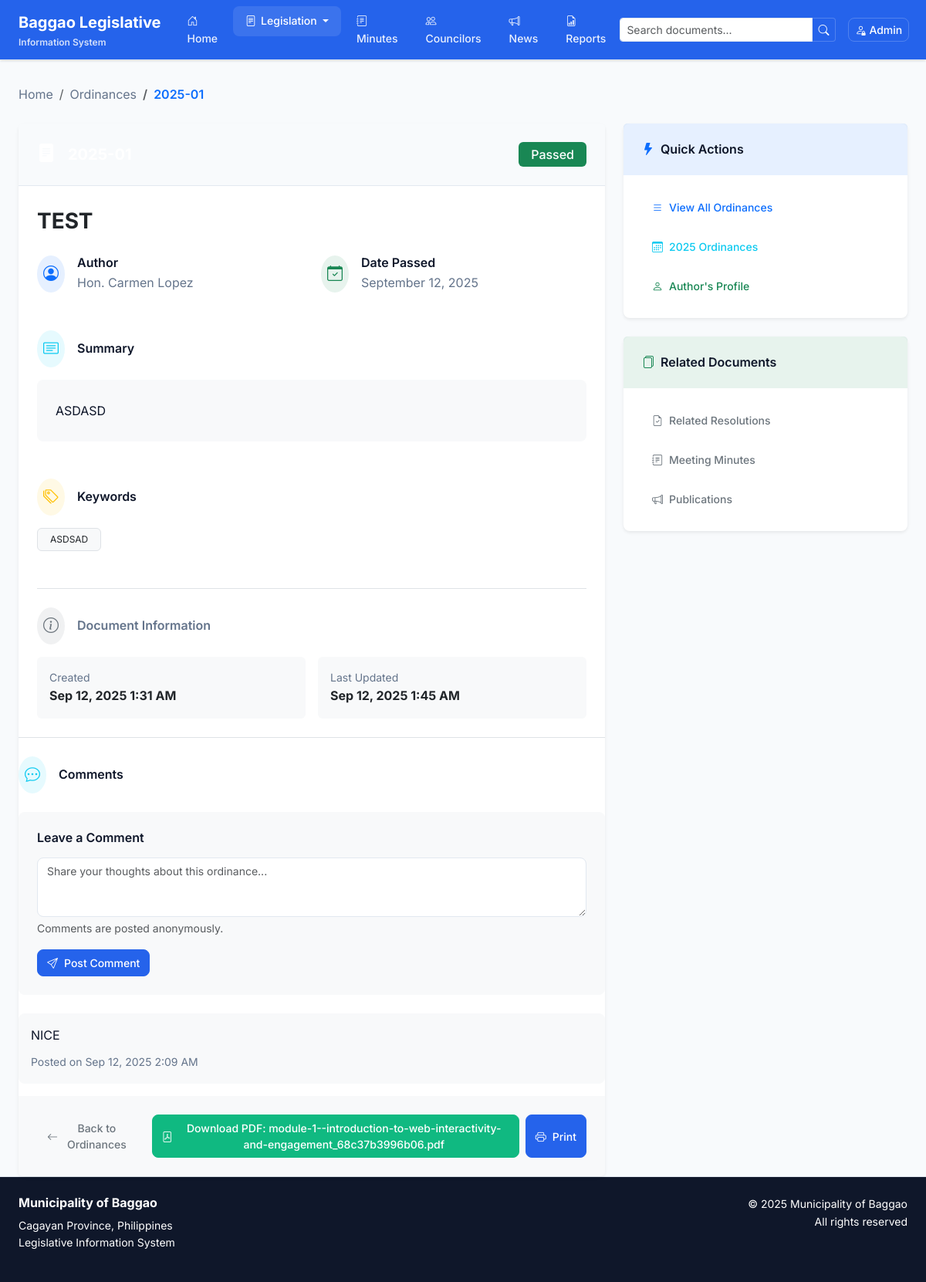
The app's page /ordinances/view/4 with its own data.
### tables this page shows
CREATE TABLE `ordinances` (
  `id` int(11) NOT NULL,
  `ordinance_number` varchar(50) NOT NULL,
  `title` text NOT NULL,
  `author_id` int(11) NOT NULL,
  `date_passed` date NOT NULL,
  `status` enum('passed','pending','rejected') DEFAULT 'pending',
  `file_path` varchar(255) DEFAULT NULL,
  `summary` text DEFAULT NULL,
  `keywords` varchar(255) DEFAULT NULL,
  `created_at` timestamp NOT NULL DEFAULT current_timestamp(),
  `updated_at` timestamp NOT NULL DEFAULT current_timestamp() ON UPDATE current_timestamp()
);

CREATE TABLE `councilors` (
  `id` int(11) NOT NULL,
  `name` varchar(100) NOT NULL,
  `photo` varchar(255) DEFAULT NULL,
  `position` varchar(50) NOT NULL,
  `term_start` year(4) NOT NULL,
  `term_end` year(4) NOT NULL,
  `committees` text DEFAULT NULL,
  `contact_info` text DEFAULT NULL,
  `status` enum('active','inactive') DEFAULT 'active',
  `created_at` timestamp NOT NULL DEFAULT current_timestamp(),
  `updated_at` timestamp NOT NULL DEFAULT current_timestamp() ON UPDATE current_timestamp()
);

CREATE TABLE `ordinance_comments` (
  `id` int(11) NOT NULL,
  `ordinance_id` int(11) NOT NULL,
  `comment_text` text NOT NULL,
  `status` enum('pending','approved','rejected') NOT NULL DEFAULT 'pending',
  `created_at` timestamp NOT NULL DEFAULT current_timestamp()
);

### views/ordinances/view.php (the view, shortened to what the rows shown need)
<div class="mb-4">
    <nav aria-label="breadcrumb">
        <ol class="breadcrumb mb-0">
            <li class="breadcrumb-item"><a href="<?= BASE_URL ?>" class="text-muted text-decoration-none">Home</a></li>
            <li class="breadcrumb-item"><a href="<?= BASE_URL ?>ordinances" class="text-muted text-decoration-none">Ordinances</a></li>
            <li class="breadcrumb-item active text-primary fw-semibold"><?= htmlspecialchars($ordinance['ordinance_number']) ?></li>
        </ol>
    </nav>
</div>
<div class="row g-4">
    <div class="col-lg-8">
        <div class="card border-0 shadow-sm">
            <div class="card-header bg-gradient-to-r from-primary to-secondary text-white d-flex justify-content-between align-items-center p-4">
                <h5 class="mb-0 fw-bold d-flex align-items-center">
                    <i class="bi bi-file-text-fill me-3 fs-4"></i>
                </h5>
                <span class="badge bg-<?= $ordinance['status'] === 'passed' ? 'success' : ($ordinance['status'] === 'pending' ? 'warning text-dark' : 'danger') ?> px-3 py-2 fs-6">
                    <?= ucfirst($ordinance['status']) ?>
                </span>
            </div>
            <div class="card-body p-4">
                <h3 class="card-title mb-4 text-dark fw-bold lh-base"><?= htmlspecialchars($ordinance['title']) ?></h3>
                <div class="row g-4 mb-5">
                    <div class="col-md-6">
                        <div class="d-flex align-items-start">
                            <div>
                                <h6 class="mb-1 fw-semibold">Author</h6>
                                <p class="text-muted mb-0"><?= htmlspecialchars($ordinance['author_name']) ?></p>
                            </div>
                        </div>
                    </div>
                    <div class="col-md-6">
                        <div class="d-flex align-items-start">
                            <div>
                                <h6 class="mb-1 fw-semibold">Date Passed</h6>
                                <p class="text-muted mb-0"><?= date('F d, Y', strtotime($ordinance['date_passed'])) ?></p>
                            </div>
                        </div>
                    </div>
                </div>
                <?php if (!empty($ordinance['summary'])): ?>
                    <div class="mb-5">
                        <div class="d-flex align-items-center mb-3">
                            <div class="bg-info bg-opacity-10 rounded-circle p-2 me-3">
                                <i class="bi bi-card-text text-info fs-5"></i>
                            </div>
                            <h6 class="mb-0 fw-semibold">Summary</h6>
                        </div>
                        <div class="bg-light rounded-3 p-4">
                            <p class="mb-0 lh-lg" style="text-align: justify;"><?= nl2br(htmlspecialchars($ordinance['summary'])) ?></p>
                        </div>
                    </div>
                <?php endif; ?>
                <?php if (!empty($ordinance['keywords'])): ?>
                    <div class="mb-5">
                        <div class="d-flex align-items-center mb-3">
                        </div>
                        <div class="d-flex flex-wrap gap-2">
                            <?php
                            $keywords = explode(',', $ordinance['keywords']);
                            foreach ($keywords as $keyword):
                            ?>
                                <span class="badge bg-light text-dark border px-3 py-2 fw-normal"><?= htmlspecialchars(trim($keyword)) ?></span>
                            <?php endforeach; ?>
                        </div>
                    </div>
                <?php endif; ?>
                <div class="border-top pt-4">
                    <div class="d-flex align-items-center mb-3">
                    </div>
                    <div class="row g-3">
                        <div class="col-md-6">
                            <div class="bg-light rounded-2 p-3">
                                <small class="text-muted d-block">Created</small>
                                <strong class="text-dark"><?= date('M d, Y g:i A', strtotime($ordinance['created_at'])) ?></strong>
                            </div>
                        </div>
                        <div class="col-md-6">
                            <div class="bg-light rounded-2 p-3">
                                <small class="text-muted d-block">Last Updated</small>
                                <strong class="text-dark"><?= date('M d, Y g:i A', strtotime($ordinance['updated_at'])) ?></strong>
                            </div>
                        </div>
                    </div>
                </div>
            </div>
            <div class="border-top pt-4">
                <?php if (!empty($comments)): ?>
                    <div class="comments-list">
                        <?php foreach ($comments as $comment): ?>
                            <div class="bg-light rounded-3 p-3 mb-3">
                                <p class="mb-2"><?= nl2br(htmlspecialchars($comment['comment_text'])) ?></p>
                                <small class="text-muted">Posted on <?= date('M d, Y g:i A', strtotime($comment['created_at'])) ?></small>
                            </div>
                        <?php endforeach; ?>
                    </div>
                <?php else: ?>
                    <div class="text-center text-muted py-4">
                        <p>No comments yet. Be the first to comment!</p>
                    </div>
                <?php endif; ?>
            </div>
            <div class="card-footer bg-light border-0 p-4">
                <div class="d-flex flex-column flex-md-row gap-3 justify-content-between align-items-md-center">
                    <div class="d-flex gap-2">
                        <?php if (!empty($ordinance['file_path'])): ?>
                            <?php
                                $fileName = basename($ordinance['file_path']);
                                $fileExt = strtolower(pathinfo($fileName, PATHINFO_EXTENSION));
                                $fileIcon = 'bi-file-earmark';
                                if ($fileExt === 'pdf') $fileIcon = 'bi-file-pdf';
                                elseif ($fileExt === 'doc' || $fileExt === 'docx') $fileIcon = 'bi-file-word';
                            ?>
                            <a href="<?= BASE_URL ?>ordinances/download/<?= $ordinance['id'] ?>" class="btn btn-success d-flex align-items-center" download>
                                <i class="bi <?= $fileIcon ?> me-2"></i> Download <?= strtoupper($fileExt) ?>: <?= htmlspecialchars($fileName) ?>
                            </a>
                        <?php endif; ?>
                        <button class="btn btn-primary d-flex align-items-center" onclick="window.print()">
                            <i class="bi bi-printer me-2"></i> Print
                        </button>
                    </div>
                </div>
            </div>
        </div>
    </div>
    <div class="col-lg-4">
        <div class="card border-0 shadow-sm mb-4">
            <div class="card-body p-4">
                <div class="d-grid gap-3">
                    <a href="<?= BASE_URL ?>ordinances" class="btn btn-outline-primary d-flex align-items-center">
                        <i class="bi bi-list me-2"></i> View All Ordinances
                    </a>
                    <a href="<?= BASE_URL ?>ordinances?year=<?= date('Y', strtotime($ordinance['date_passed'])) ?>" class="btn btn-outline-info d-flex align-items-center">
                        <i class="bi bi-calendar3 me-2"></i> <?= date('Y', strtotime($ordinance['date_passed'])) ?> Ordinances
                    </a>
                    <a href="<?= BASE_URL ?>councilors/view/<?= $ordinance['author_id'] ?>" class="btn btn-outline-success d-flex align-items-center">
                        <i class="bi bi-person me-2"></i> Author's Profile
                    </a>
                </div>
            </div>
        </div>
    </div>
</div>

### records on screen
ordinances: ordinance_number "2025-01", status "Passed", title "TEST", author.name "Hon. Carmen Lopez", date_passed "September 12, 2025", summary "ASDASD", keywords "ASDSAD", created_at "Sep 12, 2025 1:31 AM", updated_at "Sep 12, 2025 1:45 AM", file_path "PDF", file_path "module-1--introduction-to-web-interactivity-and-engagement_68c37b3996b06.pdf", date_passed "2025"
ordinance_comments: comment_text "NICE", created_at "Sep 12, 2025 2:09 AM"
